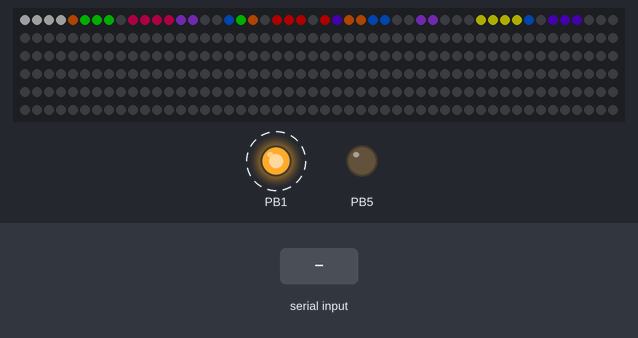
The program below on a simulated ATmega328P, built with avr-gcc and emulated at 8 MHz. Shown: 300 RGB LEDs in strip order, left to right, continuing on the next row, output pins drawn as LEDs (lit = HIGH). Wiring (inferred from the names in the program): WS2812 LEDs: data PD5. Dashed ring = blinking. Inputs (shaded band) come from the test bench. Dim RGB values are drawn brighter than linear; pins used as bus, display or sensor lines are not drawn.

Above: at 1.2 s.
1.3 s: "a" received over Serial
3.8 s: "k" received over Serial
6.2 s: "p" received over Serial
9.2 s: "k" received over Serial
12.2 s: "k" received over Serial
Timing chart, 0 to 16.2 s (numbered marks = the images above; inputs shaded):
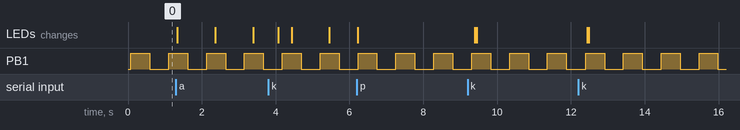

Measured:
- by itself, PB1: alternates HIGH for 0.51 s and LOW for 0.51 s

The program:

main.c
```c
/*
 * main.c
 *
 * Created: 23/11/2022 11:33:19
 * Author : joaopaulo
 */
#include <time.h>
#include <stdlib.h>
#include <avr/io.h>
#include <avr/interrupt.h>
#include "light_ws2812.h"
#include "tetris.h"
#include <util/delay.h>
#include <avr/pgmspace.h>
#define pgm_read_byte_far(address_long) __ELPM((\fBuint32_t\fP)(address_long))

cRGB led_off = {.r = 0, .g = 0, .b = 0};

volatile unsigned char button;
volatile int countspeed;
volatile int startgame = 0;

byte pause = 0;

// Configure Matrix to always go from left to right, contrary to hardware direction
// Save in flash memory
const const int matrix[row_total][column] PROGMEM =
{
{0, 1, 2, 3, 4, 5, 6, 7, 8, 9, 10, 11},
{23, 22, 21, 20, 19, 18, 17, 16, 15, 14, 13, 12},
{24, 25, 26, 27, 28, 29, 30, 31, 32, 33, 34, 35},
{47, 46, 45, 44, 43, 42, 41, 40, 39, 38, 37, 36},
{48, 49, 50, 51, 52, 53, 54, 55, 56, 57, 58, 59},
{71, 70, 69, 68, 67, 66, 65, 64, 63, 62, 61, 60},
{72, 73, 74, 75, 76, 77, 78, 79, 80, 81, 82, 83},
{95, 94, 93, 92, 91, 90, 89, 88, 87, 86, 85, 84},
{96, 97, 98, 99, 100, 101, 102, 103, 104, 105, 106, 107},
{119, 118, 117, 116, 115, 114, 113, 112, 111, 110, 109, 108},
{120, 121, 122, 123, 124, 125, 126, 127, 128, 129, 130, 131},
{143, 142, 141, 140, 139, 138, 137, 136, 135, 134, 133, 132},
{144, 145, 146, 147, 148, 149, 150, 151, 152, 153, 154, 155},
{167, 166, 165, 164, 163, 162, 161, 160, 159, 158, 157, 156},
{168, 169, 170, 171, 172, 173, 174, 175, 176, 177, 178, 179},
{191, 190, 189, 188, 187, 186, 185, 184, 183, 182, 181, 180},
{192, 193, 194, 195, 196, 197, 198, 199, 200, 201, 202, 203},
{215, 214, 213, 212, 211, 210, 209, 208, 207, 206, 205, 204},
{216, 217, 218, 219, 220, 221, 222, 223, 224, 225, 226, 227},
{239, 238, 237, 236, 235, 234, 233, 232, 231, 230, 229, 228},
{240, 241, 242, 243, 244, 245, 246, 247, 248, 249, 250, 251},
{263, 262, 261, 260, 259, 258, 257, 256, 255, 254, 253, 252},
{264, 265, 266, 267, 268, 269, 270, 271, 272, 273, 274, 275},
{287, 286, 285, 284, 283, 282, 281, 280, 279, 278, 277, 276},
{288, 289, 290, 291, 292, 293, 294, 295, 296, 297, 298, 299}};

// Configure colors by RGB code
struct cRGB colors[10]=
{
	{.r = 150 * brightness, .g = 150 * brightness, .b = 150 * brightness}, // 0 white
	{.r = 255 * brightness, .g = 000 * brightness, .b = 000 * brightness}, // 1 red
	{.r = 255 * brightness, .g = 100 * brightness, .b = 000 * brightness}, // 2 orange
	{.r = 255 * brightness, .g = 255 * brightness, .b = 000 * brightness}, // 3 "yellow"
	{.r = 000 * brightness, .g = 255 * brightness, .b = 000 * brightness}, // 4 green
	{.r = 000 * brightness, .g = 100 * brightness, .b = 255 * brightness}, // 5 light blue (türkis)
	{.r = 000 * brightness, .g = 000 * brightness, .b = 255 * brightness}, // 6 blue
	{.r = 100 * brightness, .g = 000 * brightness, .b = 255 * brightness}, // 7 violet
	{.r = 255 * brightness, .g = 000 * brightness, .b = 102 * brightness}, // 8 pink
	{.r = 166 * brightness, .g = 077 * brightness, .b = 255 * brightness}  // 9 light violet
};

volatile unsigned int count_1000 = 0, flag_LED = 1, duty = 0;
unsigned int aux = 0;
float aux1 = 0;

typedef struct USARTRX
{
	char receiver_buffer;
	unsigned char status;
	unsigned char receive:	1;
	unsigned char error:	1;

}USARTRX_st;

volatile USARTRX_st rxUSART = {0, 0, 0, 0};
char transmit_buffer[10];

void init()
{
	DDRB|=_BV(ws2812_pin);  // (1 << ws2812_pin)
	clearTable();
	menu();
	_delay_ms(ws2812_resettime);


	//Config CTC LED 1Hz
	DDRB |= (1<<DDB1);		// Config PORTB Pin B1 as Output
	//DDRB = 0b00000010;	// Another way of doing the previous line

	PORTB = 0b00000010;		// Pin B1 ON
	//PORTD |= (1<<PORTD5);

	OCR0A = 39;				// OCR0A = (T * fclk_IO / Prescaler) - 1 ~= 39; T = 0.005s = 5ms; fclk_IO = 8000000Hz = 8MHz; Prescaler = 1024

	TCCR0A = 0b00000010;	// TCCR0A - CTC in Normal mode
	//TCCR0A |= (1<<WGM01);

	TCCR0B = 0b11000101;	// TCCR0B - Force Output Compare A & B; Prescaler 1024
	//TCCR0B |= (1<<FOC0A)|(1<<FOC0B)|(1<<CS02)|(1<<CS00);

	TIMSK0 |= (1<<OCIE0A);	// TIMSK0 - Output Compare Match A Interrupt Enabled
	//TIMSK0 = 0b00000010;


	//Config Bluetooth
	UBRR0H = 0;
	UBRR0L = 103;									// Set baud rate to 9600 with f = 8MHz
	UCSR0A = (1<<U2X0);								//Asynchronous Double speed
	UCSR0B |= (1<<RXCIE0)|(1<<RXEN0)|(1<<TXEN0);	// Interrupt enable, Enable receive and transmit
	UCSR0C |= (1<<UCSZ01)|(1<<UCSZ00);				//8-bit configuration

	sei();
}

ISR(USART_RX_vect)
{
	rxUSART.status = UCSR0A;

	if ( rxUSART.status & ((1<<FE0) | (1<<DOR0) | (1>>UPE0)))
	rxUSART.error = 1;

	rxUSART.receiver_buffer = UDR0;
	rxUSART.receive = 1;

	button = rxUSART.receiver_buffer;
}

ISR(TIMER0_COMPA_vect) {	// Timer 0
	count_1000++;
	countspeed++;

	if (count_1000 == 100)	// When Timer 0 counts to 100, time = 0.005 * 100 = 0.5s = 500ms
	{
		count_1000 = 0;		// Resets Timer

		if (flag_LED == 1)	// If LED ON
		{
			PORTB = 0b00000000;
			flag_LED = 0;	// Turns LED OFF
		}
		else				// If LED OFF
		{
			PORTB = 0b00000010;
			flag_LED = 1;	// Turns LED ON
		}
	}

	// 200 * 0.005 * 200 = 1s
	if (countspeed >= falltime && startgame == 1 && pause == 0)
	{
		shiftActiveBrick('d');
		countspeed = 0;						// Reset Timer
	}
}

int main(void)
{
	while(1)
	{
		init();
		_delay_ms(1000);

		// Waits for a button to be pressed for game to start
		while (button != 'a' && button != 's' && button != 'd' && button != 'j'  && button != 'k'  && button != 'l' );
		startgame = 1;
		clearTable();

		// Resets button so it does not perform action
		button = ' ';
		newActiveBrick();
		while(1)
		{
			// Checks for pressed button
			switch (button)
			{
				// Left
				case 'a':
				shiftActiveBrick('l');
				break;

				// Right
				case 'd':
				shiftActiveBrick('r');
				break;

				// Down
				case 's':
				shiftActiveBrick('d');
				break;

				// Rotate
				case 'j':
				rotateActiveBrick();
				break;

				// Force down
				case 'k':
				forcedown();
				break;

				// Pause
				case 'p':
				pause += 1;
				pause = Pause(pause);
				break;
			}
			checkFullLines();
			button = ' ';
			_delay_ms(50);
			if (tetrisGameOver)
			{
				falltime = 200;
				clearTable();
				clearField();
				tetrisGameOver = 0;
				startgame = 0;
				break;
			}
		}
	}
}
```

light_ws2812.c
```c
// (licence header left out)
#include "light_ws2812.h"
#include <avr/interrupt.h>
#include <avr/io.h>
#include <util/delay.h>

// Setleds for standard RGB
void inline ws2812_setleds(struct cRGB *ledarray, uint16_t leds)
{
   ws2812_setleds_pin(ledarray,leds, _BV(ws2812_pin));
}

void inline ws2812_setleds_pin(struct cRGB *ledarray, uint16_t leds, uint8_t pinmask)
{
  ws2812_sendarray_mask((uint8_t*)ledarray,leds+leds+leds,pinmask);
  _delay_us(ws2812_resettime);
}

// Setleds for SK6812RGBW
void inline ws2812_setleds_rgbw(struct cRGBW *ledarray, uint16_t leds)
{
  ws2812_sendarray_mask((uint8_t*)ledarray,leds<<2,_BV(ws2812_pin));
  _delay_us(ws2812_resettime);
}

void ws2812_sendarray(uint8_t *data,uint16_t datlen)
{
  ws2812_sendarray_mask(data,datlen,_BV(ws2812_pin));
}

/*
  This routine writes an array of bytes with RGB values to the Dataout pin
  using the fast 800kHz clockless WS2811/2812 protocol.
*/

// Timing in ns
#define w_zeropulse   350
#define w_onepulse    900
#define w_totalperiod 1250

// Fixed cycles used by the inner loop
#define w_fixedlow    2
#define w_fixedhigh   4
#define w_fixedtotal  8

// Insert NOPs to match the timing, if possible
#define w_zerocycles    (((F_CPU/1000)*w_zeropulse          )/1000000)
#define w_onecycles     (((F_CPU/1000)*w_onepulse    +500000)/1000000)
#define w_totalcycles   (((F_CPU/1000)*w_totalperiod +500000)/1000000)

// w1 - nops between rising edge and falling edge - low
#define w1 (w_zerocycles-w_fixedlow)
// w2   nops between fe low and fe high
#define w2 (w_onecycles-w_fixedhigh-w1)
// w3   nops to complete loop
#define w3 (w_totalcycles-w_fixedtotal-w1-w2)

#if w1>0
  #define w1_nops w1
#else
  #define w1_nops  0
#endif

// The only critical timing parameter is the minimum pulse length of the "0"
// Warn or throw error if this timing can not be met with current F_CPU settings.
#define w_lowtime ((w1_nops+w_fixedlow)*1000000)/(F_CPU/1000)
#if w_lowtime>550
   #error "Light_ws2812: Sorry, the clock speed is too low. Did you set F_CPU correctly?"
#elif w_lowtime>450
   #warning "Light_ws2812: The timing is critical and may only work on WS2812B, not on WS2812(S)."
   #warning "Please consider a higher clockspeed, if possible"
#endif

#if w2>0
#define w2_nops w2
#else
#define w2_nops  0
#endif

#if w3>0
#define w3_nops w3
#else
#define w3_nops  0
#endif

#define w_nop1  "nop      \n\t"
#define w_nop2  "rjmp .+0 \n\t"
#define w_nop4  w_nop2 w_nop2
#define w_nop8  w_nop4 w_nop4
#define w_nop16 w_nop8 w_nop8

void inline ws2812_sendarray_mask(uint8_t *data,uint16_t datlen,uint8_t maskhi)
{
  uint8_t curbyte,ctr,masklo;
  uint8_t sreg_prev;

  ws2812_DDRREG |= maskhi; // Enable output

  masklo	=~maskhi&ws2812_PORTREG;
  maskhi |=        ws2812_PORTREG;

  sreg_prev=SREG;
  cli();

  while (datlen--) {
    curbyte=*data++;

    asm volatile(
    "       ldi   %0,8  \n\t"
    "loop%=:            \n\t"
    "       out   %2,%3 \n\t"    //  '1' [01] '0' [01] - re
#if (w1_nops&1)
w_nop1
#endif
#if (w1_nops&2)
w_nop2
#endif
#if (w1_nops&4)
w_nop4
#endif
#if (w1_nops&8)
w_nop8
#endif
#if (w1_nops&16)
w_nop16
#endif
    "       sbrs  %1,7  \n\t"    //  '1' [03] '0' [02]
    "       out   %2,%4 \n\t"    //  '1' [--] '0' [03] - fe-low
    "       lsl   %1    \n\t"    //  '1' [04] '0' [04]
#if (w2_nops&1)
  w_nop1
#endif
#if (w2_nops&2)
  w_nop2
#endif
#if (w2_nops&4)
  w_nop4
#endif
#if (w2_nops&8)
  w_nop8
#endif
#if (w2_nops&16)
  w_nop16
#endif
    "       out   %2,%4 \n\t"    //  '1' [+1] '0' [+1] - fe-high
#if (w3_nops&1)
w_nop1
#endif
#if (w3_nops&2)
w_nop2
#endif
#if (w3_nops&4)
w_nop4
#endif
#if (w3_nops&8)
w_nop8
#endif
#if (w3_nops&16)
w_nop16
#endif

    "       dec   %0    \n\t"    //  '1' [+2] '0' [+2]
    "       brne  loop%=\n\t"    //  '1' [+3] '0' [+4]
    :	"=&d" (ctr)
    :	"r" (curbyte), "I" (_SFR_IO_ADDR(ws2812_PORTREG)), "r" (maskhi), "r" (masklo)
    );
  }

  SREG=sreg_prev;
}
```

light_ws2812.h
```c
// (licence header left out)
#define F_CPU 8000000
#ifndef LIGHT_WS2812_H_
#define LIGHT_WS2812_H_

#include <avr/io.h>
#include <avr/interrupt.h>
#include "ws2812_config.h"

///////////////////////////////////////////////////////////////////////
// Define Reset time in µs.
//
// This is the time the library spends waiting after writing the data.
//
// WS2813 needs 300 µs reset time
// WS2812 and clones only need 50 µs
//
///////////////////////////////////////////////////////////////////////
#if !defined(ws2812_resettime)
#define ws2812_resettime    300
#endif

///////////////////////////////////////////////////////////////////////
// Define I/O pin
///////////////////////////////////////////////////////////////////////
#if !defined(ws2812_port)
#define ws2812_port B   // Data port
#endif

#if !defined(ws2812_pin)
#define ws2812_pin  2   // Data out pin
#endif

/*
 *  Structure of the LED array
 *
 * cRGB:     RGB  for WS2812S/B/C/D, SK6812, SK6812Mini, SK6812WWA, APA104, APA106
 * cRGBW:    RGBW for SK6812RGBW
 */

typedef struct cRGB  { uint8_t g; uint8_t r; uint8_t b; } cRGB;
struct cRGBW { uint8_t g; uint8_t r; uint8_t b; uint8_t w;};


/* User Interface
 *
 * Input:
 *         ledarray:           An array of GRB data describing the LED colors
 *         number_of_leds:     The number of LEDs to write
 *         pinmask (optional): Bitmask describing the output bin. e.g. _BV(PB0)
 *
 * The functions will perform the following actions:
 *         - Set the data-out pin as output
 *         - Send out the LED data
 *         - Wait 50µs to reset the LEDs
 */

void ws2812_setleds     (struct cRGB  *ledarray, uint16_t number_of_leds);
void ws2812_setleds_pin (struct cRGB  *ledarray, uint16_t number_of_leds,uint8_t pinmask);
void ws2812_setleds_rgbw(struct cRGBW *ledarray, uint16_t number_of_leds);

/*
 * Old interface / Internal functions
 *
 * The functions take a byte-array and send to the data output as WS2812 bitstream.
 * The length is the number of bytes to send - three per LED.
 */

void ws2812_sendarray     (uint8_t *array,uint16_t length);
void ws2812_sendarray_mask(uint8_t *array,uint16_t length, uint8_t pinmask);


/*
 * Internal defines
 */
#if !defined(CONCAT)
#define CONCAT(a, b)            a ## b
#endif

#if !defined(CONCAT_EXP)
#define CONCAT_EXP(a, b)   CONCAT(a, b)
#endif

#define ws2812_PORTREG  CONCAT_EXP(PORT,ws2812_port)
#define ws2812_DDRREG   CONCAT_EXP(DDR,ws2812_port)

#endif /* LIGHT_WS2812_H_ */
```

tetris.h
```c
/*
*
* tetris.h
*
*/
#ifndef	TETRIS_H_
#define TETRIS_H_

#include <avr/io.h>
#include <avr/interrupt.h>
#include "ws2812_config.h"
#include "light_ws2812.h"
#include <avr/pgmspace.h>

#define MAXPIX 300
#define row 20
#define row_total 25
#define column 12
#define brightness 0.2
#define row_title 15
#define size_word 5
#define size_piece 4

//const char signMessage[] PROGMEM = {"I AM PREDATOR, UNSEEN COMBATANT. CREATED BY THE UNITED STATES DEPART"};

typedef uint8_t byte;

struct cRGB led[MAXPIX];

extern const const int matrix[row_total][column] PROGMEM;
extern struct cRGB colors[10];
extern cRGB led_off;
extern cRGB temp_led;
extern byte tetrisGameOver;
extern byte speed;
extern struct Brick activeBrick;
extern volatile unsigned char button;
extern volatile int falltime; // 200 * 0.005 = 1s

int check_off(cRGB);
int checkSidesCollision(struct Brick*);
int checkFieldCollision(struct Brick*);
void clearTable();
void menu();
void fallActiveBrick();
void forcedown();
void newActiveBrick();
void printField();
void shiftActiveBrick(char);
void rotateActiveBrick();
void moveFieldDownOne(byte);
void addActiveBrickToField();
void checkFullLines();
void showNextPiece();
void clearNext();
void clearField();
byte Pause(byte);

#endif /* TETRIS_H_ */
```

ws2812_config.h
```c
/*
 * light_ws2812_config.h
 *
 * v2.4 - Nov 27, 2016
 *
 * User Configuration file for the light_ws2812_lib
 *
 */


#ifndef WS2812_CONFIG_H_
#define WS2812_CONFIG_H_

///////////////////////////////////////////////////////////////////////
// Define Reset time in µs.
//
// This is the time the library spends waiting after writing the data.
//
// WS2813 needs 300 µs reset time
// WS2812 and clones only need 50 µs
//
///////////////////////////////////////////////////////////////////////

#define ws2812_resettime  50

///////////////////////////////////////////////////////////////////////
// Define I/O pin
///////////////////////////////////////////////////////////////////////


#define ws2812_port D     // Data port
#define ws2812_pin  5     // Data out pin

#endif /* WS2812_CONFIG_H_ */
```

Source omitted: tetris.c (13470 bytes)
